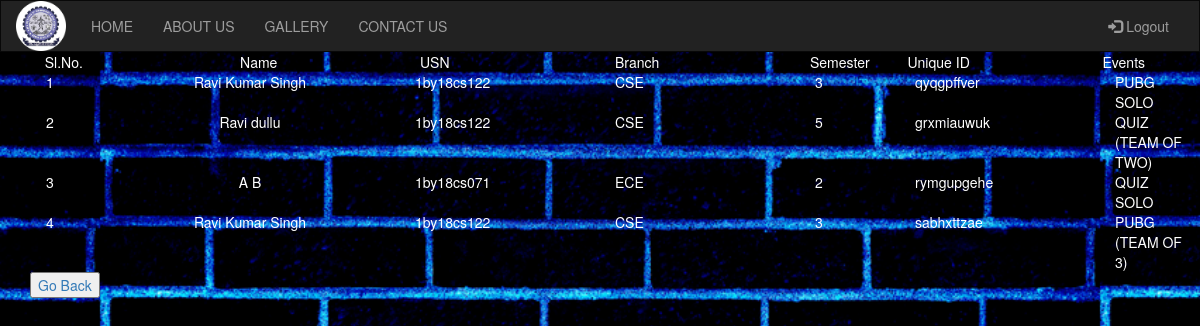
/other_view/1/18/, run on the app's committed database.
### app/models.py (models this page shows)
class userprofile(models.Model):
	user=models.OneToOneField(User,on_delete=models.CASCADE)
	phone=models.CharField(max_length=10,blank=True,null=True)
	sem=models.CharField(max_length=10,blank=True,null=True)
	usn=models.CharField(max_length=50,blank=True,null=True)
	branch=models.ForeignKey('Department',on_delete=models.CASCADE,null=True)
	person=models.CharField(max_length=50,blank=True,null=True)
	eve=models.ForeignKey('eventssss',on_delete=models.CASCADE,null=True)
	college=models.CharField(max_length=50,blank=True,null=True)
	def __str__(self):
		return self.user.first_name

class Department(models.Model):
	name = models.CharField(max_length = 50,blank = True,null = True )
	def __str__(self):
		return self.name

class eventssss(models.Model):
	name=models.CharField(max_length=200,blank=True,null=True)
	def __str__(self):
		return self.name

### app/views.py (the view)
# urls.py: path('other_view/<int:pk>/<int:id>/',views.other_view,name='other_view'),
def other_view(request,pk,id):
	user=User.objects.get(pk=pk)
	m=User.objects.get(pk=id)
	m=userprofile.objects.filter(person=m.first_name)
	print(m)
	return render(request,'exform.html',{'user':user,'m':m})

### app/templates/exform.html (shortened to what this page needs)
{% load static %}
<!DOCTYPE html>
<html lang="en">
<head>
  <link rel="stylesheet" href="https://cdnjs.cloudflare.com/ajax/libs/font-awesome/4.7.0/css/font-awesome.min.css">
  <link rel="stylesheet" href="https://maxcdn.bootstrapcdn.com/bootstrap/3.4.0/css/bootstrap.min.css">
</head>
<body class="abc">
<nav class="navbar navbar-inverse">
  <div class="container-fluid">
    <div class="navbar-header">
      <div class="media-left">
        <img src="{% static 'images/bmsit.png' %}" alt="" style="width:50px">
      </div>
    </div>
    <div class="collapse navbar-collapse" id="myNavbar">
      <ul class="nav navbar-nav">
        <li class=""><a href="{% url 'app:home' %}">HOME</a></li>
        <li><a href="{% url 'app:about' %}">ABOUT US</a></li>
	<li><a href="{% url 'app:gallery' %}">GALLERY</a></li>
        <li><a href="{% url 'app:contact' %}">CONTACT US</a></li>
      </ul>
      <ul class="nav navbar-nav navbar-right">
        <li>
          <a href="{% url 'app:ulogout' %}"><span class="glyphicon glyphicon-log-in"></span> Logout</a></li>
      </ul>
    </div>
  </div>
</nav>
  <div class="container">
<div class="row header" style="color:white">
  <div class="cell col-sm-1">
    <center>Sl.No.</center>
  </div>
  <div class="cell col-sm-3">
    <center>Name</center>
  </div>
  <div class="cell col-sm-2">
    USN
  </div>
  <div class="cell col-sm-2">
    Branch
  </div>
  <div class="cell col-sm-1">
    Semester
  </div>
  <div class="cell col-sm-2">
    Unique ID
  </div>
  <div class="cell col-sm-1">
    Events
  </div>
    {% for i in m %}
      <div class="row" style="color:white">
          <div class="cell col-sm-1" data-title="Sl.No.">
        <center>   {{ forloop.counter }}</center>
        </div>
        <div class="cell col-sm-3" data-title="Name">
          <center>{{i.user.first_name}} {{i.user.last_name}}</center>
        </div>
        <div class="cell col-sm-2" data-title="USN">
          {{i.usn}}
        </div>
        <div class="cell col-sm-2" data-title="Branch">
          {{i.branch}}
        </div>
        <div class="cell col-sm-1" data-title="Semester">
          {{i.sem}}
        </div>
        <div class="cell col-sm-2" data-title="Unique ID">
          {{i.user.username}}
        </div>
        <div class="cell col-sm-1" data-title="Events">
          {{i.eve}}
        </div>
      </div>
    {% endfor %}
  </div>
  <a href="{% url 'app:profile' user.pk %}"><button type="button" name="button">Go Back</button></a>
</div>
</body>
</html>

### data on the page
userprofile: user.first_name "Ravi Kumar", user.last_name "Singh", usn "1by18cs122", branch "CSE", sem "3", user.username "qyqgpffver", eve "PUBG SOLO"
userprofile: user.first_name "Ravi", user.last_name "dullu", usn "1by18cs122", branch "CSE", sem "5", user.username "grxmiauwuk", eve "QUIZ (TEAM OF TWO)"
userprofile: user.first_name "A", user.last_name "B", usn "1by18cs071", branch "ECE", sem "2", user.username "rymgupgehe", eve "QUIZ SOLO"
userprofile: user.first_name "Ravi Kumar", user.last_name "Singh", usn "1by18cs122", branch "CSE", sem "3", user.username "sabhxttzae", eve "PUBG (TEAM OF 3)"
